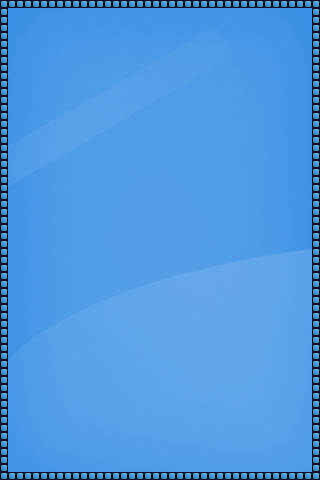

A level layout from a 2D game, rendered from its tile map. Below: a short description, then the map file with tile-grid data replaced by summaries:
An orthogonal 40x60 tile map with 8x8 px tiles, 2 tile layers (Back, Front), 2 tilesets.

<map version="1.0" orientation="orthogonal" width="40" height="60" tilewidth="8" tileheight="8">
 <tileset firstgid="1" name="Borders" tilewidth="8" tileheight="8">
  <image source="cbox-borders_x8.png" trans="ff00ff" width="56" height="8" />
 </tileset>
 <tileset firstgid="8" name="BG" tilewidth="160" tileheight="160">
  <image source="bg.png" trans="ff00ff" width="320" height="480" />
 </tileset>
 <layer name="Back" width="40" height="60">
  <data>[2400 cells, 6 non-empty, 6 distinct tile ids]</data>
 </layer>
 <layer name="Front" width="40" height="60">
  <data>[2400 cells, 196 non-empty, 1 distinct tile ids]</data>
 </layer>
</map>
